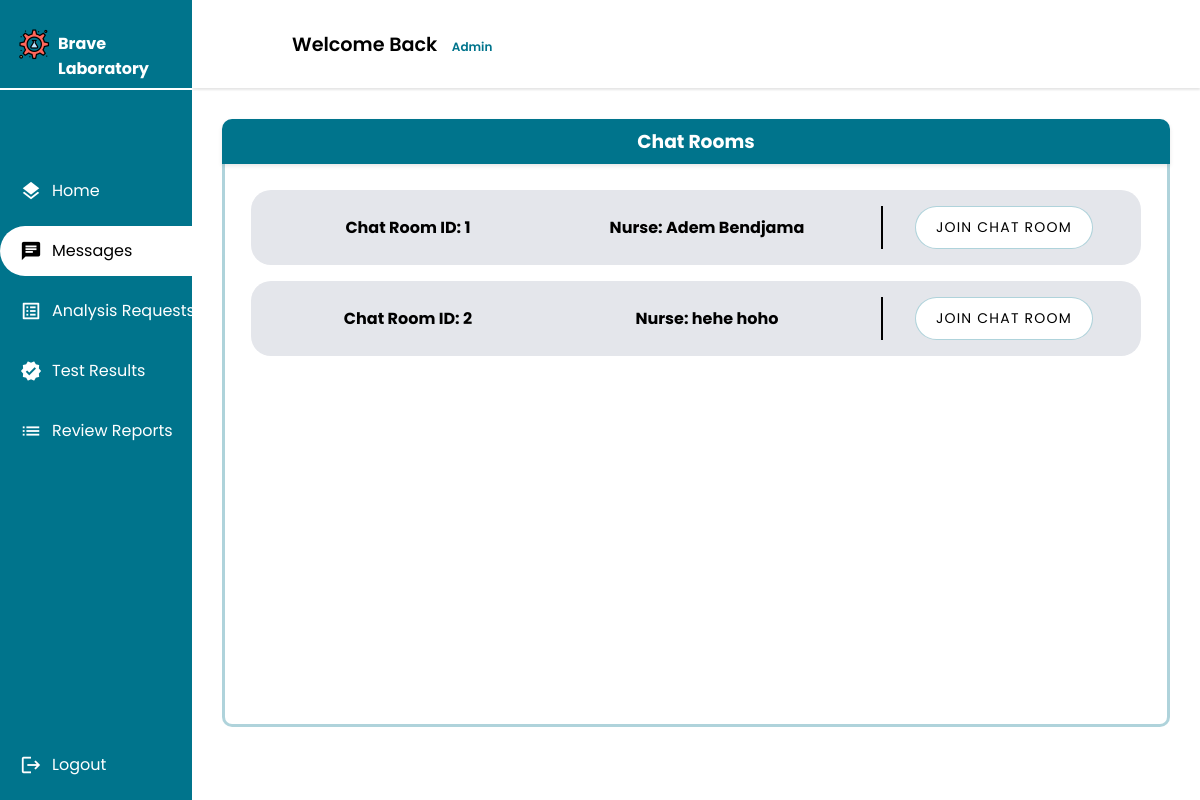
/auditor/message/chat/ (signed in), run on an earlier commit of the app's database.
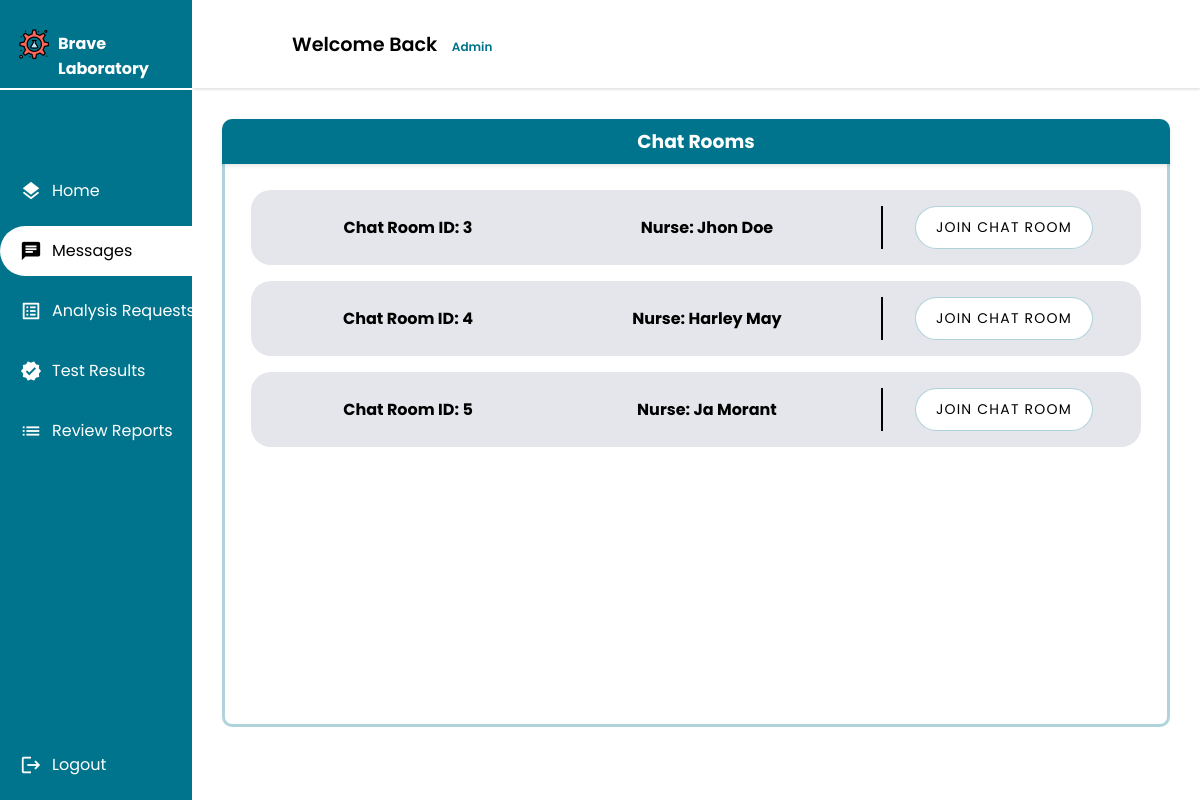
And on a later commit of the database.
### main_home/models.py (models this page shows, shortened)
class ChatRoom(models.Model):
    name = models.CharField(max_length=100, unique=True)
    nurse = models.OneToOneField(Nurse, on_delete=models.CASCADE)
    auditor = models.ForeignKey(Auditor, on_delete=models.CASCADE)

### nurse/models.py (models this page shows, shortened)
class Nurse(models.Model):
    GENDERS =[
        ('M','Male'),
        ('F','Female')
    ]
    user = models.OneToOneField(User, primary_key = True, on_delete=models.CASCADE)
    phone_number = models.CharField(max_length=10,validators=[phone_regex])
    gender = models.CharField(max_length = 1 ,choices = GENDERS)
    address = models.CharField(max_length=50)
    profile_pic = models.ImageField(default="default.png", upload_to="profile_pics")
    date_of_birth = models.DateField(default='2003-03-08')
    class Meta():
        db_table = 'auth_nurse'

### auditor/views.py (the view)
# urls.py: path("message/chat/",views.chat_rooms,name="chat_rooms"),
@login_required
@permission_required('auditor.view_auditor', raise_exception=True)
def chat_rooms(request):
    chat_rooms = ChatRoom.objects.all()
    context = {
        'chat_rooms': chat_rooms
    }
    return render(request,'auditor/message/chat_rooms.html', context)

### auditor/templates/auditor/message/chat_rooms.html (shortened to what this page needs)
{% extends 'auditor/auditor.html' %}
{% load static %}
{% block css_2 %}
<link rel="stylesheet" href="{% static 'css/list.css' %}">
<link rel="stylesheet" href="{% static 'css/lists/chat_aud_list.css' %}">
{% endblock css_2 %}
{% block main %}
<div class="Container">
    <div class="userlistcl">
        <div class="infoheadercl">
            <h3>Chat Rooms</h3>
        </div>
    <div class="userscontianercl">
        <div class= "scrollcl">
    <ul>
        {% for chat_room in chat_rooms %}
            <li class="app1">
                <span><strong>Chat Room ID: {{ chat_room.id }}</strong></span>
                <span><strong>Nurse: {{ chat_room.nurse.user.first_name }} {{ chat_room.nurse.user.last_name }}</strong></span>
                <div class="buttons">
                    <button class="list-button"><a class="list-links" href="{% url 'message_chat' room_id=chat_room.id %}">Join Chat Room</a></button>
                </div>
            </li>
        {% endfor %}
    </ul>
</div>
</div>
</div>
</div>
{% endblock main %}

What changed in the data, as far as the page shows it:
removed ChatRoom: id "1", nurse.user.first_name "Adem", nurse.user.last_name "Bendjama"
removed ChatRoom: id "2", nurse.user.first_name "hehe", nurse.user.last_name "hoho"
added ChatRoom: id "3", nurse.user.first_name "Jhon", nurse.user.last_name "Doe"
added ChatRoom: id "4", nurse.user.first_name "Harley", nurse.user.last_name "May"
added ChatRoom: id "5", nurse.user.first_name "Ja", nurse.user.last_name "Morant"
